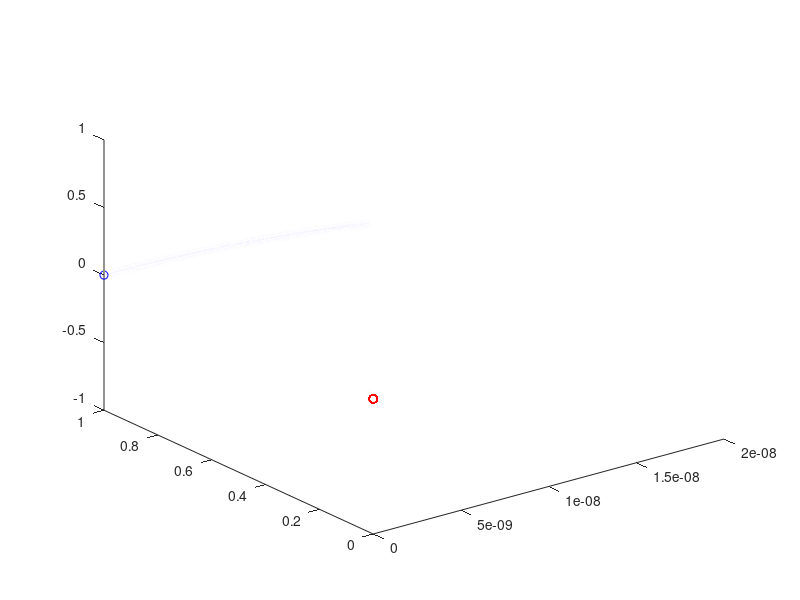

MATLAB code for this plot:
clc
t=0.1 %paso del tiempo;
tf=700 %tiempo final;
T=(0:t:tf)';
%condiciones iniciales del sistema (momento y posición)
X1=[0 1 0];
X2=[0 0 0];

P1=[1.9853*10^(-7) 0 0];
P2=[0 0 0];

%constantes
G=1.18095*10^(-11);
M1=10000;
M2=33295;
for n=1:length(T)-1
  X1(n+1,:)=X1(n,:)+(t/M1)*P1(n,:);
  X2(n+1,:)=X2(n,:)+(t/M2)*P2(n,:);
  P1(n+1,:)=P1(n,:)+G*M2*M1*t*(X2(n+1,:)-X1(n+1,:))/(norm(X2(n+1,:)-X1(n+1,:)))^3;
  P2(n+1,:)=P2(n,:)-G*M1*M2*t*(X2(n+1,:)-X1(n+1,:))/(norm(X2(n+1,:)-X1(n+1,:)))^3;
endfor
plot3(X1(:,1),X1(:,2),X1(:,3),"o--b")
hold
plot3(X2(:,1),X2(:,2),X2(:,3),"o--r")
